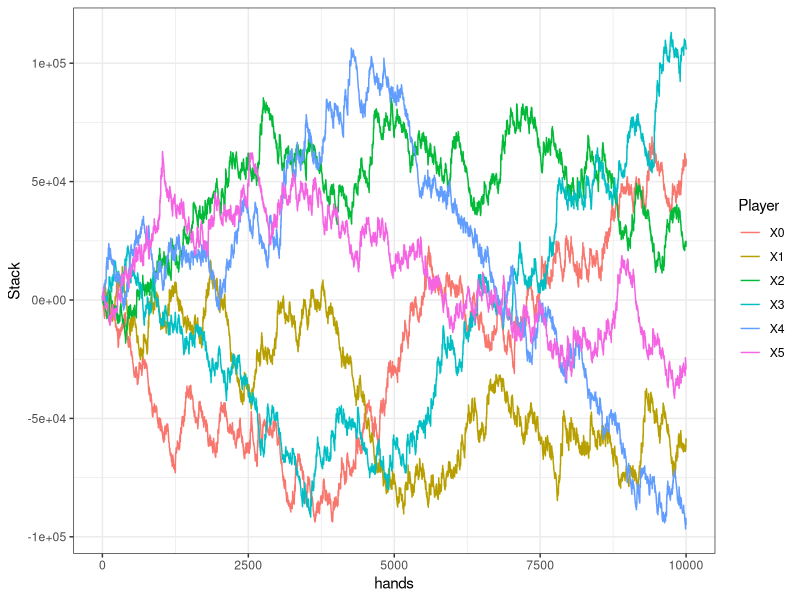

Write the R code that produced this figure.
## ---- chunk 1
library(ggplot2)
library(dplyr)
library(tidyverse)
runs = read.csv("logs.csv", header=T)
runs$hands = 1:nrow(runs)
df = runs %>% pivot_longer(    
  cols = -hands,
  names_to = "Player",
  values_to = "Stack")

ggplot(data=df, aes(x=hands, y=Stack, col=Player)) + geom_line() + theme_bw()
